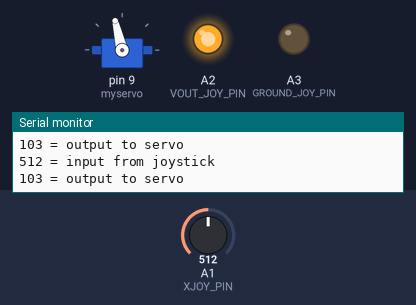
Bench run of a sketch on a simulated Arduino Uno, built with avr-gcc and run on an emulated ATmega328P. Parts: servo, output pins drawn as LEDs (lit = HIGH), the last lines printed to the serial monitor. The inputs (shaded band) are chosen by the test bench; at power-on: A1 (XJOY_PIN) = 512.

Above: at 1.2 s.
1.3 s: A1 (XJOY_PIN) set to 716
At 2.2 s:
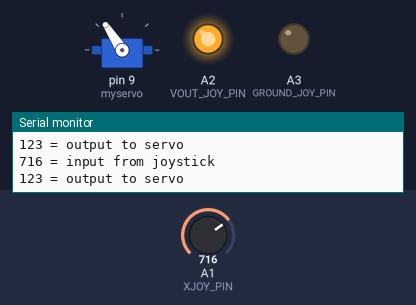
2.9 s: A1 (XJOY_PIN) set to 900
At 3.8 s:
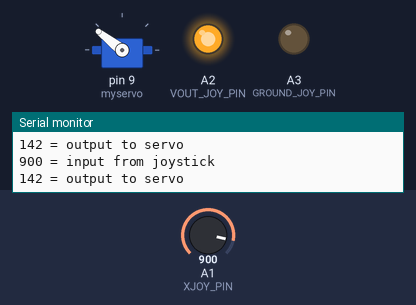
4.5 s: A1 (XJOY_PIN) set to 122
At 5.3 s:
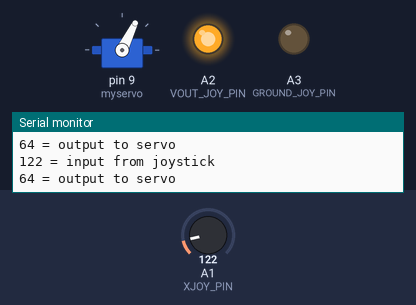
6.1 s: A1 (XJOY_PIN) set to 0
At 6.8 s:
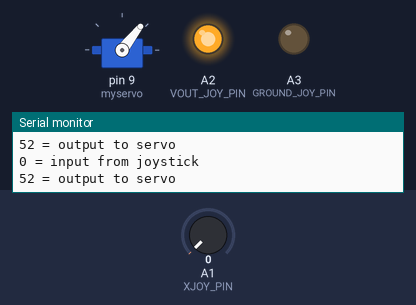
Timing chart, 0 to 8.7 s (numbered marks = the images above; inputs shaded):
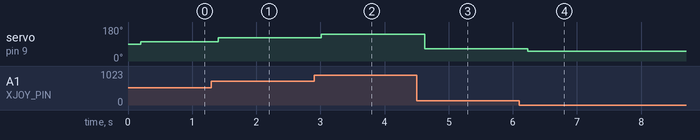

Measured:
- after the input at 1.3 s, servo on pin 9 (myservo): 103° → 123° after 0.11 s
- after the input at 2.9 s, servo on pin 9 (myservo): 123° → 142° after 0.12 s
- after the input at 4.5 s, servo on pin 9 (myservo): 142° → 64° after 0.12 s
- after the input at 6.1 s, servo on pin 9 (myservo): 64° → 52° after 0.13 s

The sketch:

servo_y_joystick.ino
```cpp
#include <Servo.h>
#define SERVO_PIN 9
#define GROUND_JOY_PIN A3            //joystick ground pin will connect to Arduino analog pin A3
#define VOUT_JOY_PIN A2              //joystick +5 V pin will connect to Arduino analog pin A2
#define XJOY_PIN A1                  //X axis reading from joystick will go into analog pin A1
int angulo = 0 ;
Servo myservo ;

void setup()
{
 Serial.begin(9600);
 pinMode(VOUT_JOY_PIN, OUTPUT) ;    //pin A3 shall be used as output
 pinMode(GROUND_JOY_PIN, OUTPUT) ;  //pin A2 shall be used as output
 digitalWrite(VOUT_JOY_PIN, HIGH) ; //set pin A3 to high (+5V)
 digitalWrite(GROUND_JOY_PIN,LOW) ; //set pin A3 to low (ground)
 myservo.attach(9);
}

void loop()
{
  angulo  = map( analogRead(A1), 0, 90, 0, 180);
 delay(200);
 int joystickXVal = analogRead(XJOY_PIN) ;  //read joystick input on pin A1
 Serial.print(joystickXVal);                //print the value from A1
 Serial.println(" = input from joystick");  //print "=input from joystick" next to the value
 Serial.print((joystickXVal+520)/10);       //print a from A1 calculated, scaled value
 Serial.println(" = output to servo");      //print "=output to servo" next to the value
 Serial.println() ;
 myservo.write((joystickXVal+520)/10);      //write the calculated value to the servo
}
```
